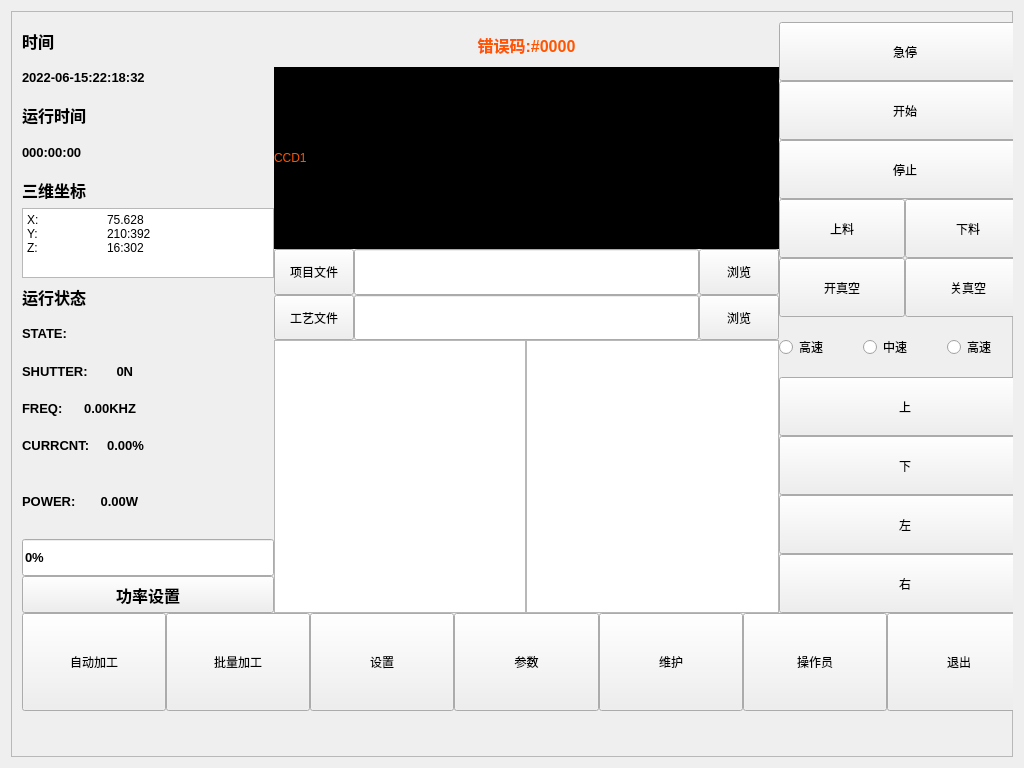
<?xml version="1.0" encoding="UTF-8"?>
<ui version="4.0">
 <class>MainControl</class>
 <widget class="QMainWindow" name="MainControl">
  <property name="geometry">
   <rect>
    <x>0</x>
    <y>0</y>
    <width>1024</width>
    <height>768</height>
   </rect>
  </property>
  <property name="sizePolicy">
   <sizepolicy hsizetype="Expanding" vsizetype="Expanding">
    <horstretch>0</horstretch>
    <verstretch>0</verstretch>
   </sizepolicy>
  </property>
  <property name="windowTitle">
   <string>主切割程序</string>
  </property>
  <widget class="QWidget" name="centralWidget">
   <property name="sizePolicy">
    <sizepolicy hsizetype="Expanding" vsizetype="Expanding">
     <horstretch>0</horstretch>
     <verstretch>0</verstretch>
    </sizepolicy>
   </property>
   <layout class="QVBoxLayout" name="verticalLayout_5">
    <item>
     <widget class="QFrame" name="frame">
      <property name="sizePolicy">
       <sizepolicy hsizetype="Expanding" vsizetype="Expanding">
        <horstretch>0</horstretch>
        <verstretch>0</verstretch>
       </sizepolicy>
      </property>
      <property name="frameShape">
       <enum>QFrame::StyledPanel</enum>
      </property>
      <property name="frameShadow">
       <enum>QFrame::Raised</enum>
      </property>
      <widget class="QWidget" name="verticalLayoutWidget">
       <property name="geometry">
        <rect>
         <x>0</x>
         <y>0</y>
         <width>1031</width>
         <height>711</height>
        </rect>
       </property>
       <layout class="QVBoxLayout" name="verticalLayout" stretch="6,1">
        <property name="spacing">
         <number>0</number>
        </property>
        <property name="sizeConstraint">
         <enum>QLayout::SetDefaultConstraint</enum>
        </property>
        <item>
         <layout class="QHBoxLayout" name="horizontalLayout" stretch="1,2,1">
          <property name="spacing">
           <number>0</number>
          </property>
          <item>
           <layout class="QVBoxLayout" name="verticalLayout_2" stretch="1,1,1,1,1,1,1,1,1,1,1,2,1,1">
            <property name="spacing">
             <number>0</number>
            </property>
            <item>
             <widget class="QLabel" name="label_1">
              <property name="sizePolicy">
               <sizepolicy hsizetype="Expanding" vsizetype="Expanding">
                <horstretch>0</horstretch>
                <verstretch>0</verstretch>
               </sizepolicy>
              </property>
              <property name="font">
               <font>
                <pointsize>12</pointsize>
                <weight>75</weight>
                <bold>true</bold>
               </font>
              </property>
              <property name="text">
               <string>时间</string>
              </property>
             </widget>
            </item>
            <item>
             <widget class="QLabel" name="label_2">
              <property name="sizePolicy">
               <sizepolicy hsizetype="Expanding" vsizetype="Expanding">
                <horstretch>0</horstretch>
                <verstretch>0</verstretch>
               </sizepolicy>
              </property>
              <property name="font">
               <font>
                <pointsize>10</pointsize>
                <weight>75</weight>
                <bold>true</bold>
               </font>
              </property>
              <property name="text">
               <string>2022-06-15:22:18:32</string>
              </property>
             </widget>
            </item>
            <item>
             <widget class="QLabel" name="label_3">
              <property name="sizePolicy">
               <sizepolicy hsizetype="Expanding" vsizetype="Expanding">
                <horstretch>0</horstretch>
                <verstretch>0</verstretch>
               </sizepolicy>
              </property>
              <property name="font">
               <font>
                <pointsize>12</pointsize>
                <weight>75</weight>
                <bold>true</bold>
               </font>
              </property>
              <property name="text">
               <string>运行时间</string>
              </property>
             </widget>
            </item>
            <item>
             <widget class="QLabel" name="label_4">
              <property name="sizePolicy">
               <sizepolicy hsizetype="Expanding" vsizetype="Expanding">
                <horstretch>0</horstretch>
                <verstretch>0</verstretch>
               </sizepolicy>
              </property>
              <property name="font">
               <font>
                <pointsize>10</pointsize>
                <weight>75</weight>
                <bold>true</bold>
               </font>
              </property>
              <property name="text">
               <string>000:00:00</string>
              </property>
             </widget>
            </item>
            <item>
             <widget class="QLabel" name="label_5">
              <property name="sizePolicy">
               <sizepolicy hsizetype="Expanding" vsizetype="Expanding">
                <horstretch>0</horstretch>
                <verstretch>0</verstretch>
               </sizepolicy>
              </property>
              <property name="font">
               <font>
                <pointsize>12</pointsize>
                <weight>75</weight>
                <bold>true</bold>
               </font>
              </property>
              <property name="text">
               <string>三维坐标</string>
              </property>
             </widget>
            </item>
            <item>
             <widget class="QTextBrowser" name="textBrowser">
              <property name="font">
               <font>
                <pointsize>10</pointsize>
                <weight>75</weight>
                <bold>true</bold>
               </font>
              </property>
              <property name="html">
               <string>&lt;!DOCTYPE HTML PUBLIC &quot;-//W3C//DTD HTML 4.0//EN&quot; &quot;http://www.w3.org/TR/REC-html40/strict.dtd&quot;&gt;
&lt;html&gt;&lt;head&gt;&lt;meta name=&quot;qrichtext&quot; content=&quot;1&quot; /&gt;&lt;style type=&quot;text/css&quot;&gt;
p, li { white-space: pre-wrap; }
&lt;/style&gt;&lt;/head&gt;&lt;body style=&quot; font-family:'SimSun'; font-size:10pt; font-weight:600; font-style:normal;&quot;&gt;
&lt;p style=&quot; margin-top:0px; margin-bottom:0px; margin-left:0px; margin-right:0px; -qt-block-indent:0; text-indent:0px;&quot;&gt;&lt;span style=&quot; font-size:9pt; font-weight:400;&quot;&gt;X:	75.628 &lt;br /&gt;Y:	210:392 &lt;br /&gt;Z:	16:302&lt;/span&gt;&lt;/p&gt;&lt;/body&gt;&lt;/html&gt;</string>
              </property>
             </widget>
            </item>
            <item>
             <widget class="QLabel" name="label_6">
              <property name="sizePolicy">
               <sizepolicy hsizetype="Expanding" vsizetype="Expanding">
                <horstretch>0</horstretch>
                <verstretch>0</verstretch>
               </sizepolicy>
              </property>
              <property name="font">
               <font>
                <pointsize>12</pointsize>
                <weight>75</weight>
                <bold>true</bold>
               </font>
              </property>
              <property name="text">
               <string>运行状态</string>
              </property>
             </widget>
            </item>
            <item>
             <widget class="QLabel" name="label_7">
              <property name="sizePolicy">
               <sizepolicy hsizetype="Expanding" vsizetype="Expanding">
                <horstretch>0</horstretch>
                <verstretch>0</verstretch>
               </sizepolicy>
              </property>
              <property name="font">
               <font>
                <pointsize>10</pointsize>
                <weight>75</weight>
                <bold>true</bold>
               </font>
              </property>
              <property name="text">
               <string>STATE:   </string>
              </property>
             </widget>
            </item>
            <item>
             <widget class="QLabel" name="label_8">
              <property name="sizePolicy">
               <sizepolicy hsizetype="Expanding" vsizetype="Expanding">
                <horstretch>0</horstretch>
                <verstretch>0</verstretch>
               </sizepolicy>
              </property>
              <property name="font">
               <font>
                <pointsize>10</pointsize>
                <weight>75</weight>
                <bold>true</bold>
               </font>
              </property>
              <property name="text">
               <string>SHUTTER:        0N</string>
              </property>
             </widget>
            </item>
            <item>
             <widget class="QLabel" name="label_9">
              <property name="sizePolicy">
               <sizepolicy hsizetype="Expanding" vsizetype="Expanding">
                <horstretch>0</horstretch>
                <verstretch>0</verstretch>
               </sizepolicy>
              </property>
              <property name="font">
               <font>
                <pointsize>10</pointsize>
                <weight>75</weight>
                <bold>true</bold>
               </font>
              </property>
              <property name="text">
               <string>FREQ:      0.00KHZ</string>
              </property>
             </widget>
            </item>
            <item>
             <widget class="QLabel" name="label_10">
              <property name="sizePolicy">
               <sizepolicy hsizetype="Expanding" vsizetype="Expanding">
                <horstretch>0</horstretch>
                <verstretch>0</verstretch>
               </sizepolicy>
              </property>
              <property name="font">
               <font>
                <pointsize>10</pointsize>
                <weight>75</weight>
                <bold>true</bold>
               </font>
              </property>
              <property name="text">
               <string>CURRCNT:     0.00%</string>
              </property>
             </widget>
            </item>
            <item>
             <widget class="QLabel" name="label_11">
              <property name="sizePolicy">
               <sizepolicy hsizetype="Expanding" vsizetype="Expanding">
                <horstretch>0</horstretch>
                <verstretch>0</verstretch>
               </sizepolicy>
              </property>
              <property name="font">
               <font>
                <pointsize>10</pointsize>
                <weight>75</weight>
                <bold>true</bold>
               </font>
              </property>
              <property name="text">
               <string>POWER:       0.00W</string>
              </property>
             </widget>
            </item>
            <item>
             <widget class="QLineEdit" name="lineEdit">
              <property name="sizePolicy">
               <sizepolicy hsizetype="Expanding" vsizetype="Expanding">
                <horstretch>0</horstretch>
                <verstretch>0</verstretch>
               </sizepolicy>
              </property>
              <property name="font">
               <font>
                <pointsize>10</pointsize>
                <weight>75</weight>
                <bold>true</bold>
               </font>
              </property>
              <property name="text">
               <string>0%</string>
              </property>
             </widget>
            </item>
            <item>
             <widget class="QPushButton" name="pushButton">
              <property name="sizePolicy">
               <sizepolicy hsizetype="Expanding" vsizetype="Expanding">
                <horstretch>0</horstretch>
                <verstretch>0</verstretch>
               </sizepolicy>
              </property>
              <property name="font">
               <font>
                <pointsize>12</pointsize>
                <weight>75</weight>
                <bold>true</bold>
               </font>
              </property>
              <property name="text">
               <string>功率设置</string>
              </property>
             </widget>
            </item>
           </layout>
          </item>
          <item>
           <layout class="QVBoxLayout" name="verticalLayout_4" stretch="1,4,1,1,6">
            <property name="spacing">
             <number>0</number>
            </property>
            <item>
             <widget class="QLabel" name="label">
              <property name="sizePolicy">
               <sizepolicy hsizetype="Expanding" vsizetype="Expanding">
                <horstretch>0</horstretch>
                <verstretch>0</verstretch>
               </sizepolicy>
              </property>
              <property name="font">
               <font>
                <pointsize>12</pointsize>
                <weight>75</weight>
                <bold>true</bold>
               </font>
              </property>
              <property name="styleSheet">
               <string notr="true">color: rgb(255, 85, 0);</string>
              </property>
              <property name="text">
               <string>错误码:#0000</string>
              </property>
              <property name="alignment">
               <set>Qt::AlignCenter</set>
              </property>
             </widget>
            </item>
            <item>
             <widget class="QLabel" name="label_12">
              <property name="sizePolicy">
               <sizepolicy hsizetype="Expanding" vsizetype="Expanding">
                <horstretch>0</horstretch>
                <verstretch>0</verstretch>
               </sizepolicy>
              </property>
              <property name="styleSheet">
               <string notr="true">background-color: rgb(0, 0, 0);
color: rgb(255, 85, 0);</string>
              </property>
              <property name="text">
               <string>CCD1</string>
              </property>
             </widget>
            </item>
            <item>
             <layout class="QHBoxLayout" name="horizontalLayout_2" stretch="1,6,1">
              <property name="spacing">
               <number>0</number>
              </property>
              <item>
               <widget class="QPushButton" name="pushButton_2">
                <property name="sizePolicy">
                 <sizepolicy hsizetype="Expanding" vsizetype="Expanding">
                  <horstretch>0</horstretch>
                  <verstretch>0</verstretch>
                 </sizepolicy>
                </property>
                <property name="text">
                 <string>项目文件</string>
                </property>
               </widget>
              </item>
              <item>
               <widget class="QLineEdit" name="lineEdit_2">
                <property name="sizePolicy">
                 <sizepolicy hsizetype="Expanding" vsizetype="Expanding">
                  <horstretch>0</horstretch>
                  <verstretch>0</verstretch>
                 </sizepolicy>
                </property>
               </widget>
              </item>
              <item>
               <widget class="QPushButton" name="pushButton_3">
                <property name="sizePolicy">
                 <sizepolicy hsizetype="Expanding" vsizetype="Expanding">
                  <horstretch>0</horstretch>
                  <verstretch>0</verstretch>
                 </sizepolicy>
                </property>
                <property name="text">
                 <string>浏览</string>
                </property>
               </widget>
              </item>
             </layout>
            </item>
            <item>
             <layout class="QHBoxLayout" name="horizontalLayout_4" stretch="1,6,1">
              <property name="spacing">
               <number>0</number>
              </property>
              <item>
               <widget class="QPushButton" name="pushButton_4">
                <property name="sizePolicy">
                 <sizepolicy hsizetype="Expanding" vsizetype="Expanding">
                  <horstretch>0</horstretch>
                  <verstretch>0</verstretch>
                 </sizepolicy>
                </property>
                <property name="text">
                 <string>工艺文件</string>
                </property>
               </widget>
              </item>
              <item>
               <widget class="QLineEdit" name="lineEdit_3">
                <property name="sizePolicy">
                 <sizepolicy hsizetype="Expanding" vsizetype="Expanding">
                  <horstretch>0</horstretch>
                  <verstretch>0</verstretch>
                 </sizepolicy>
                </property>
               </widget>
              </item>
              <item>
               <widget class="QPushButton" name="pushButton_5">
                <property name="sizePolicy">
                 <sizepolicy hsizetype="Expanding" vsizetype="Expanding">
                  <horstretch>0</horstretch>
                  <verstretch>0</verstretch>
                 </sizepolicy>
                </property>
                <property name="text">
                 <string>浏览</string>
                </property>
               </widget>
              </item>
             </layout>
            </item>
            <item>
             <layout class="QHBoxLayout" name="horizontalLayout_5">
              <property name="spacing">
               <number>0</number>
              </property>
              <item>
               <widget class="QListWidget" name="listWidget"/>
              </item>
              <item>
               <widget class="QListView" name="listView"/>
              </item>
             </layout>
            </item>
           </layout>
          </item>
          <item>
           <layout class="QVBoxLayout" name="verticalLayout_3" stretch="1,1,1,1,1,1,1,1,1,1">
            <property name="spacing">
             <number>0</number>
            </property>
            <item>
             <widget class="QPushButton" name="pushButton_7">
              <property name="sizePolicy">
               <sizepolicy hsizetype="Expanding" vsizetype="Expanding">
                <horstretch>0</horstretch>
                <verstretch>0</verstretch>
               </sizepolicy>
              </property>
              <property name="text">
               <string>急停</string>
              </property>
             </widget>
            </item>
            <item>
             <widget class="QPushButton" name="pushButton_6">
              <property name="sizePolicy">
               <sizepolicy hsizetype="Expanding" vsizetype="Expanding">
                <horstretch>0</horstretch>
                <verstretch>0</verstretch>
               </sizepolicy>
              </property>
              <property name="text">
               <string>开始</string>
              </property>
             </widget>
            </item>
            <item>
             <widget class="QPushButton" name="pushButton_8">
              <property name="sizePolicy">
               <sizepolicy hsizetype="Expanding" vsizetype="Expanding">
                <horstretch>0</horstretch>
                <verstretch>0</verstretch>
               </sizepolicy>
              </property>
              <property name="text">
               <string>停止</string>
              </property>
             </widget>
            </item>
            <item>
             <layout class="QHBoxLayout" name="horizontalLayout_7" stretch="1,1">
              <property name="spacing">
               <number>0</number>
              </property>
              <item>
               <widget class="QPushButton" name="pushButton_10">
                <property name="sizePolicy">
                 <sizepolicy hsizetype="Expanding" vsizetype="Expanding">
                  <horstretch>0</horstretch>
                  <verstretch>0</verstretch>
                 </sizepolicy>
                </property>
                <property name="text">
                 <string>上料</string>
                </property>
               </widget>
              </item>
              <item>
               <widget class="QPushButton" name="pushButton_9">
                <property name="sizePolicy">
                 <sizepolicy hsizetype="Expanding" vsizetype="Expanding">
                  <horstretch>0</horstretch>
                  <verstretch>0</verstretch>
                 </sizepolicy>
                </property>
                <property name="text">
                 <string>下料</string>
                </property>
               </widget>
              </item>
             </layout>
            </item>
            <item>
             <layout class="QHBoxLayout" name="horizontalLayout_6" stretch="1,1">
              <property name="spacing">
               <number>0</number>
              </property>
              <item>
               <widget class="QPushButton" name="pushButton_11">
                <property name="sizePolicy">
                 <sizepolicy hsizetype="Expanding" vsizetype="Expanding">
                  <horstretch>0</horstretch>
                  <verstretch>0</verstretch>
                 </sizepolicy>
                </property>
                <property name="text">
                 <string>开真空</string>
                </property>
               </widget>
              </item>
              <item>
               <widget class="QPushButton" name="pushButton_12">
                <property name="sizePolicy">
                 <sizepolicy hsizetype="Expanding" vsizetype="Expanding">
                  <horstretch>0</horstretch>
                  <verstretch>0</verstretch>
                 </sizepolicy>
                </property>
                <property name="text">
                 <string>关真空</string>
                </property>
               </widget>
              </item>
             </layout>
            </item>
            <item>
             <layout class="QHBoxLayout" name="horizontalLayout_8" stretch="1,1,1">
              <property name="spacing">
               <number>0</number>
              </property>
              <item>
               <widget class="QRadioButton" name="radioButton_2">
                <property name="sizePolicy">
                 <sizepolicy hsizetype="Expanding" vsizetype="Expanding">
                  <horstretch>0</horstretch>
                  <verstretch>0</verstretch>
                 </sizepolicy>
                </property>
                <property name="text">
                 <string>高速</string>
                </property>
               </widget>
              </item>
              <item>
               <widget class="QRadioButton" name="radioButton_3">
                <property name="sizePolicy">
                 <sizepolicy hsizetype="Expanding" vsizetype="Expanding">
                  <horstretch>0</horstretch>
                  <verstretch>0</verstretch>
                 </sizepolicy>
                </property>
                <property name="text">
                 <string>中速</string>
                </property>
               </widget>
              </item>
              <item>
               <widget class="QRadioButton" name="radioButton">
                <property name="sizePolicy">
                 <sizepolicy hsizetype="Expanding" vsizetype="Expanding">
                  <horstretch>0</horstretch>
                  <verstretch>0</verstretch>
                 </sizepolicy>
                </property>
                <property name="text">
                 <string>高速</string>
                </property>
               </widget>
              </item>
             </layout>
            </item>
            <item>
             <widget class="QPushButton" name="pushButton_13">
              <property name="sizePolicy">
               <sizepolicy hsizetype="Expanding" vsizetype="Expanding">
                <horstretch>0</horstretch>
                <verstretch>0</verstretch>
               </sizepolicy>
              </property>
              <property name="text">
               <string>上</string>
              </property>
             </widget>
            </item>
            <item>
             <widget class="QPushButton" name="pushButton_14">
              <property name="sizePolicy">
               <sizepolicy hsizetype="Expanding" vsizetype="Expanding">
                <horstretch>0</horstretch>
                <verstretch>0</verstretch>
               </sizepolicy>
              </property>
              <property name="text">
               <string>下</string>
              </property>
             </widget>
            </item>
            <item>
             <widget class="QPushButton" name="pushButton_15">
              <property name="sizePolicy">
               <sizepolicy hsizetype="Expanding" vsizetype="Expanding">
                <horstretch>0</horstretch>
                <verstretch>0</verstretch>
               </sizepolicy>
              </property>
              <property name="text">
               <string>左</string>
              </property>
             </widget>
            </item>
            <item>
             <widget class="QPushButton" name="pushButton_16">
              <property name="sizePolicy">
               <sizepolicy hsizetype="Expanding" vsizetype="Expanding">
                <horstretch>0</horstretch>
                <verstretch>0</verstretch>
               </sizepolicy>
              </property>
              <property name="text">
               <string>右</string>
              </property>
             </widget>
            </item>
           </layout>
          </item>
         </layout>
        </item>
        <item>
         <layout class="QHBoxLayout" name="horizontalLayout_3" stretch="1,1,1,1,1,1,1">
          <property name="spacing">
           <number>0</number>
          </property>
          <item>
           <widget class="QPushButton" name="pushButton_18">
            <property name="sizePolicy">
             <sizepolicy hsizetype="Expanding" vsizetype="Expanding">
              <horstretch>0</horstretch>
              <verstretch>0</verstretch>
             </sizepolicy>
            </property>
            <property name="text">
             <string>自动加工</string>
            </property>
           </widget>
          </item>
          <item>
           <widget class="QPushButton" name="pushButton_20">
            <property name="sizePolicy">
             <sizepolicy hsizetype="Expanding" vsizetype="Expanding">
              <horstretch>0</horstretch>
              <verstretch>0</verstretch>
             </sizepolicy>
            </property>
            <property name="text">
             <string>批量加工</string>
            </property>
           </widget>
          </item>
          <item>
           <widget class="QPushButton" name="pushButton_19">
            <property name="sizePolicy">
             <sizepolicy hsizetype="Expanding" vsizetype="Expanding">
              <horstretch>0</horstretch>
              <verstretch>0</verstretch>
             </sizepolicy>
            </property>
            <property name="text">
             <string>设置</string>
            </property>
           </widget>
          </item>
          <item>
           <widget class="QPushButton" name="pushButton_22">
            <property name="sizePolicy">
             <sizepolicy hsizetype="Expanding" vsizetype="Expanding">
              <horstretch>0</horstretch>
              <verstretch>0</verstretch>
             </sizepolicy>
            </property>
            <property name="text">
             <string>参数</string>
            </property>
           </widget>
          </item>
          <item>
           <widget class="QPushButton" name="pushButton_23">
            <property name="sizePolicy">
             <sizepolicy hsizetype="Expanding" vsizetype="Expanding">
              <horstretch>0</horstretch>
              <verstretch>0</verstretch>
             </sizepolicy>
            </property>
            <property name="text">
             <string>维护</string>
            </property>
           </widget>
          </item>
          <item>
           <widget class="QPushButton" name="pushButton_21">
            <property name="sizePolicy">
             <sizepolicy hsizetype="Expanding" vsizetype="Expanding">
              <horstretch>0</horstretch>
              <verstretch>0</verstretch>
             </sizepolicy>
            </property>
            <property name="text">
             <string>操作员</string>
            </property>
           </widget>
          </item>
          <item>
           <widget class="QPushButton" name="pushButton_17">
            <property name="sizePolicy">
             <sizepolicy hsizetype="Expanding" vsizetype="Expanding">
              <horstretch>0</horstretch>
              <verstretch>0</verstretch>
             </sizepolicy>
            </property>
            <property name="text">
             <string>退出</string>
            </property>
           </widget>
          </item>
         </layout>
        </item>
       </layout>
      </widget>
     </widget>
    </item>
   </layout>
  </widget>
 </widget>
 <layoutdefault spacing="6" margin="11"/>
 <resources/>
 <connections/>
</ui>
